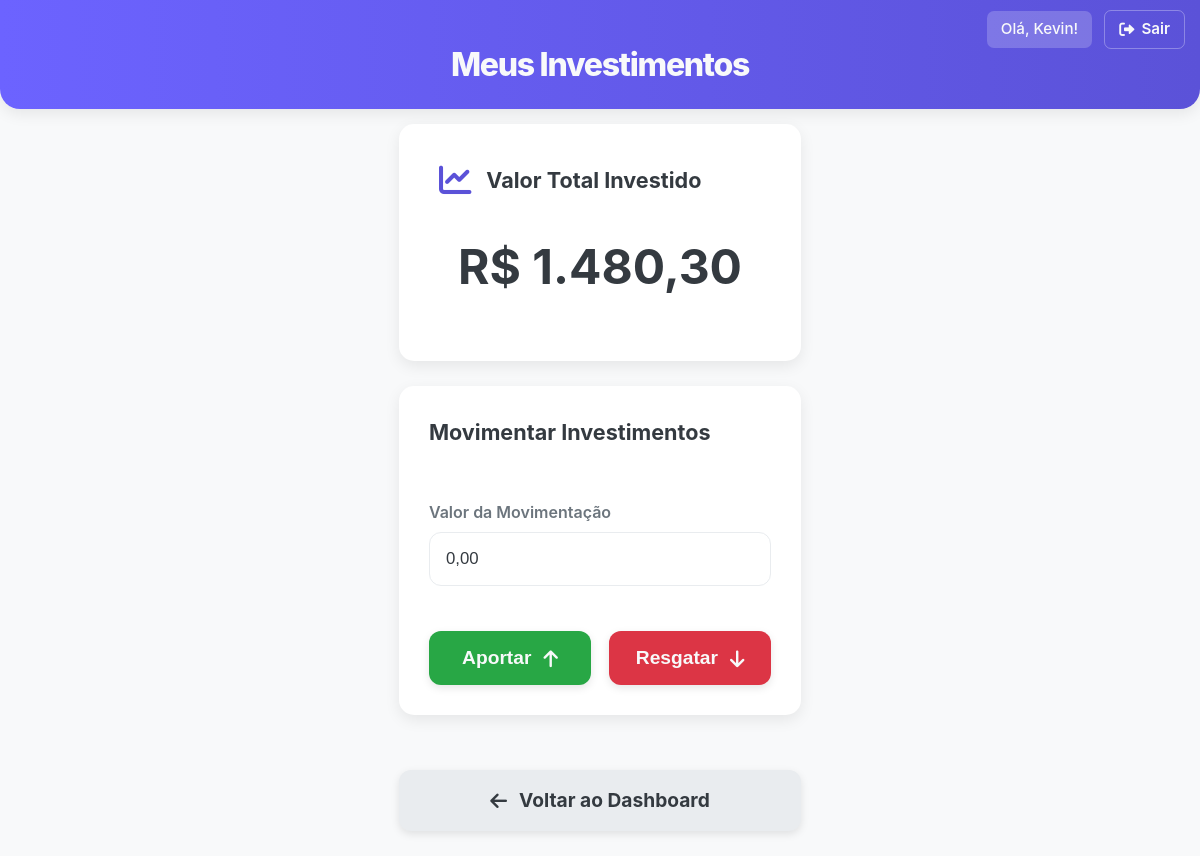
Page /investimentos (signed in) on the earlier database version.
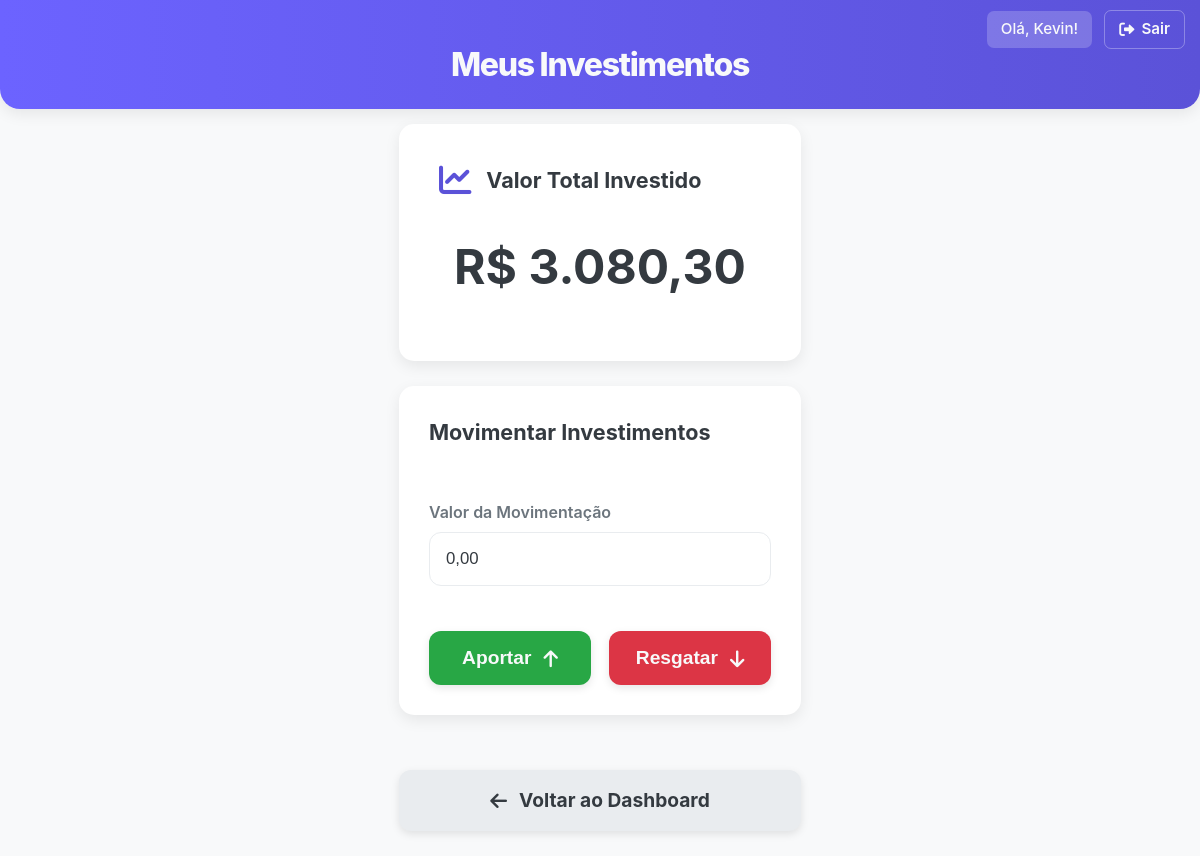
Same page on the later database version.
### app.py (models this page shows, shortened)
class Usuario(db.Model, UserMixin):
    __tablename__ = 'usuarios'
    id = db.Column(db.Integer, primary_key=True)
    nome_de_usuario = db.Column(db.String(20), unique=True, nullable=False)
    senha_hash = db.Column(db.String(128), nullable=False)
    transacoes = db.relationship('Transacao', backref='proprietario', lazy=True)
    gastos_fixos = db.relationship('GastoFixo', backref='proprietario', lazy=True)
    dados_financeiros = db.relationship('DadosFinanceiros', backref='proprietario', uselist=False, lazy=True)

class DadosFinanceiros(db.Model):
    __tablename__ = 'dados_financeiros'
    id = db.Column(db.Integer, primary_key=True)
    saldo_em_caixa_total = db.Column(db.Float, default=0.0, nullable=False)
    valor_investido_total = db.Column(db.Float, default=0.0, nullable=False)
    usuario_id = db.Column(db.Integer, db.ForeignKey('usuarios.id'), unique=True, nullable=False)

### app.py (the view)
@app.route('/investimentos')
@login_required
def Pagina_investimentos():
    dados_fin = current_user.dados_financeiros
    saldo_caixa = dados_fin.saldo_em_caixa_total
    valor_investido = dados_fin.valor_investido_total
    return render_template(
        'investimentos.html',
        saldo_caixa=saldo_caixa,
        valor_investido=valor_investido
    )

### app.py (called while the page is built)
@login_manager.user_loader
def Carregar_usuario(id_do_usuario):
    return Usuario.query.get(int(id_do_usuario))

@app.template_filter('formatar_moeda')
def formatar_moeda_filter(valor):
    return f"R$ {valor:,.2f}".replace(",", "X").replace(".", ",").replace("X", ".")

### templates/investimentos.html (shortened to what this page needs)
<!DOCTYPE html>
<html lang="pt-br">
<head>
    <link rel="stylesheet" href="{{ url_for('static', filename='css/estilo.css') }}">
    <link rel="stylesheet" href="https://cdnjs.cloudflare.com/ajax/libs/font-awesome/6.0.0-beta3/css/all.min.css">
</head>
<body>
    <div class="header-app">
        <h1 class="titulo-app">Meus Investimentos</h1>
        <div class="area-usuario-nav">
            {% if current_user.is_authenticated %}
                <p class="nome-usuario-logado">Olá, {{ current_user.nome_de_usuario }}!</p>
                <a href="{{ url_for('Sair') }}" class="bt-nav-usuario"><i class="fas fa-sign-out-alt"></i> Sair</a>
            {% else %}
                <a href="{{ url_for('Pagina_registro') }}" class="bt-nav-usuario"><i class="fas fa-user-plus"></i> Registrar</a>
                <a href="{{ url_for('Pagina_login') }}" class="bt-nav-usuario"><i class="fas fa-sign-in-alt"></i> Login</a>
            {% endif %}
        </div>
    </div>
    <div class="container">
        <div class="card card-investimento-atual">
            <h2 class="titulo-card"><i class="fas fa-chart-line icone-resumo"></i> Valor Total Investido</h2>
            <p class="valor-principal">{{ valor_investido | formatar_moeda }}</p>
        </div>
        <div class="card card-formulario">
            <h2 class="titulo-card">Movimentar Investimentos</h2>
            <form id="form_movimento_investimento" action="{{ url_for('Movimentar_investimento') }}" method="post" class="formulario-movimentacao-investimento">
                <div class="campo-do-formulario">
                    <label for="valor_movimento_investimento">Valor da Movimentação</label>
                    <input type="text" id="valor_movimento_investimento" name="valor_movimento" inputmode="numeric" pattern="[0-9,\.]*" placeholder="0,00" required>
                </div>
                <div class="grupo-botoes-movimento">
                    <button type="button" id="bt_aportar" class="bt-acao bt-aportar">Aportar <i class="fas fa-arrow-up"></i></button>
                    <button type="button" id="bt_resgatar" class="bt-acao bt-resgatar">Resgatar <i class="fas fa-arrow-down"></i></button>
                </div>
            </form>
        </div>
        <a href="{{ url_for('Pagina_inicial') }}" class="bt-acao bt-voltar"><i class="fas fa-arrow-left"></i> Voltar ao Dashboard</a>
    </div>
</body>
</html>

Differences in the rows shown:
changed DadosFinanceiros: valor_investido_total "R$ 1.480,30" → "R$ 3.080,30"
